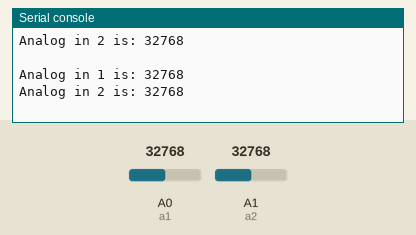
A program run on a simulated CircuitPython board. On the bench: the last lines printed to the serial console. The inputs (shaded band) are chosen by the test bench; at power-on: A0 (a1) = 32768, A1 (a2) = 32768 (analog values on the 0–65535 scale).

Above: at 1.2 s.
1.3 s: A0 (a1) set to 45874
At 1.9 s:
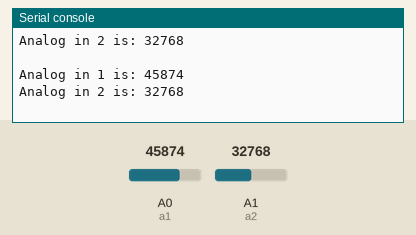
2.8 s: A1 (a2) set to 45874
At 3.5 s:
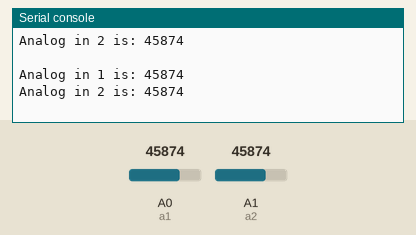
4.3 s: A0 (a1) set to 57670
At 5.0 s:
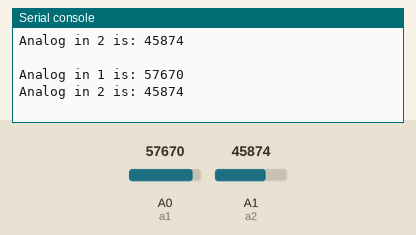
5.8 s: A1 (a2) set to 57670
At 6.7 s:
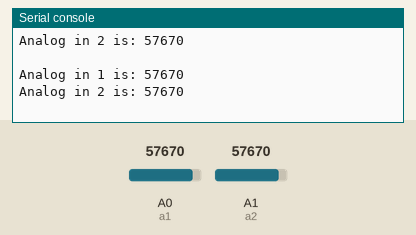
Timing chart, 0 to 8.3 s (numbered marks = the images above; inputs shaded):
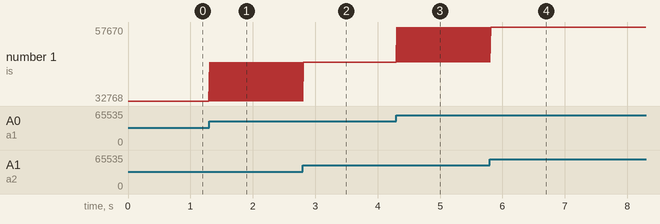

The program:

analogio_read_an_analog_input.py
```python
## Setup Block ##
import board
import time
import analogio

# declare a analogio object on board.A0 and board.A1
a1 = analogio.AnalogIn(board.A0)
a2 = analogio.AnalogIn(board.A1)

# loop forever
while True:
    ## input block ##
    # read a1 and a2 into variables
    a1_read = a1.value
    a2_read = a2.value

    ## output block ##
    print("Analog in 1 is:", a1_read)
    print("Analog in 2 is:", a2_read)
    print()

    time.sleep(0.01)
```

Measured:
- after the input at 1.3 s, the serial console: prints a new line at once (image 1)
- after the input at 2.8 s, the serial console: prints a new line at once (image 2)
- after the input at 4.3 s, the serial console: prints a new line at once (image 3)
- after the input at 5.8 s, the serial console: prints a new line at once (image 4)
- plotted number 1: 45874 → 57670 after the input at 4.3 s
